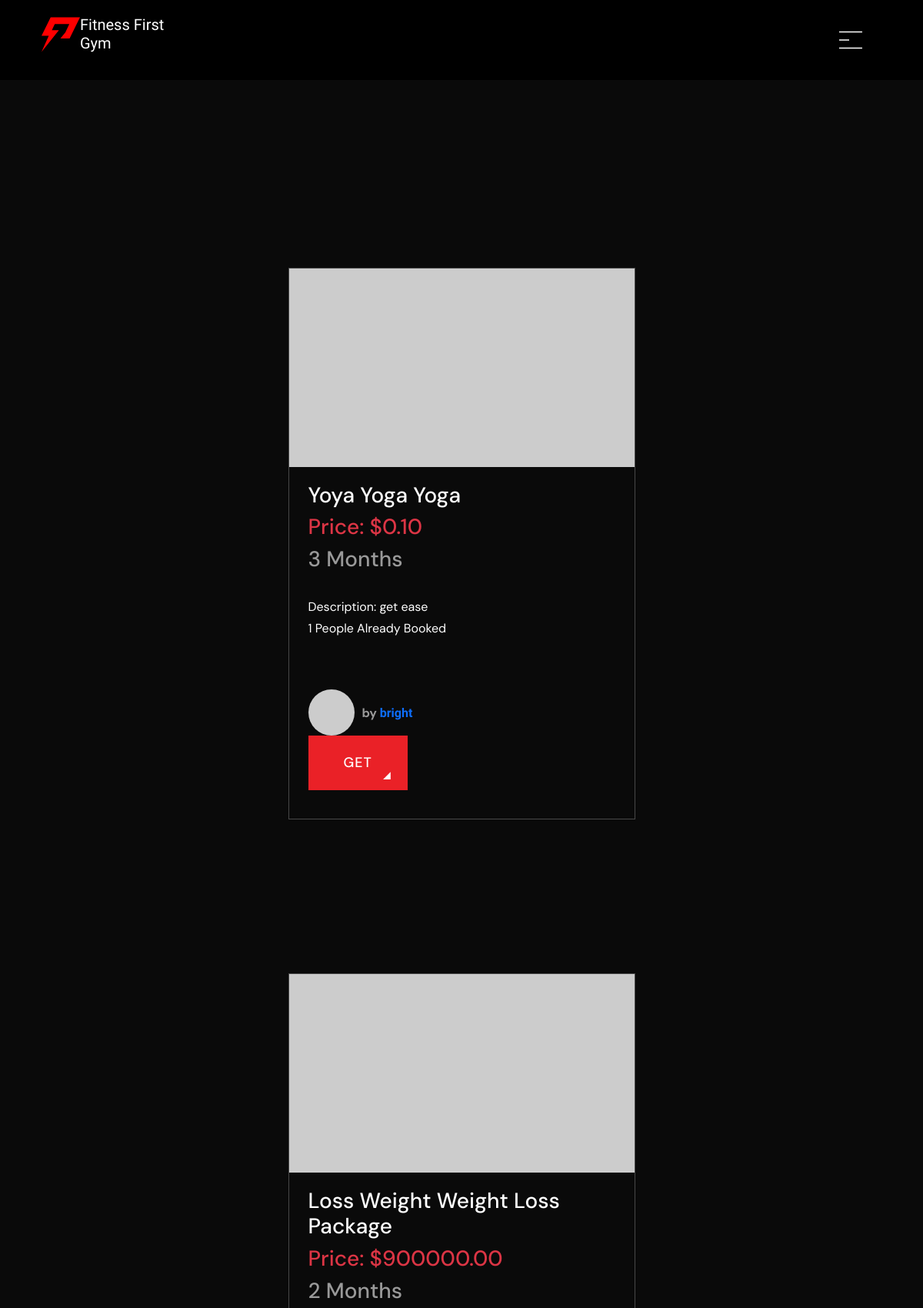
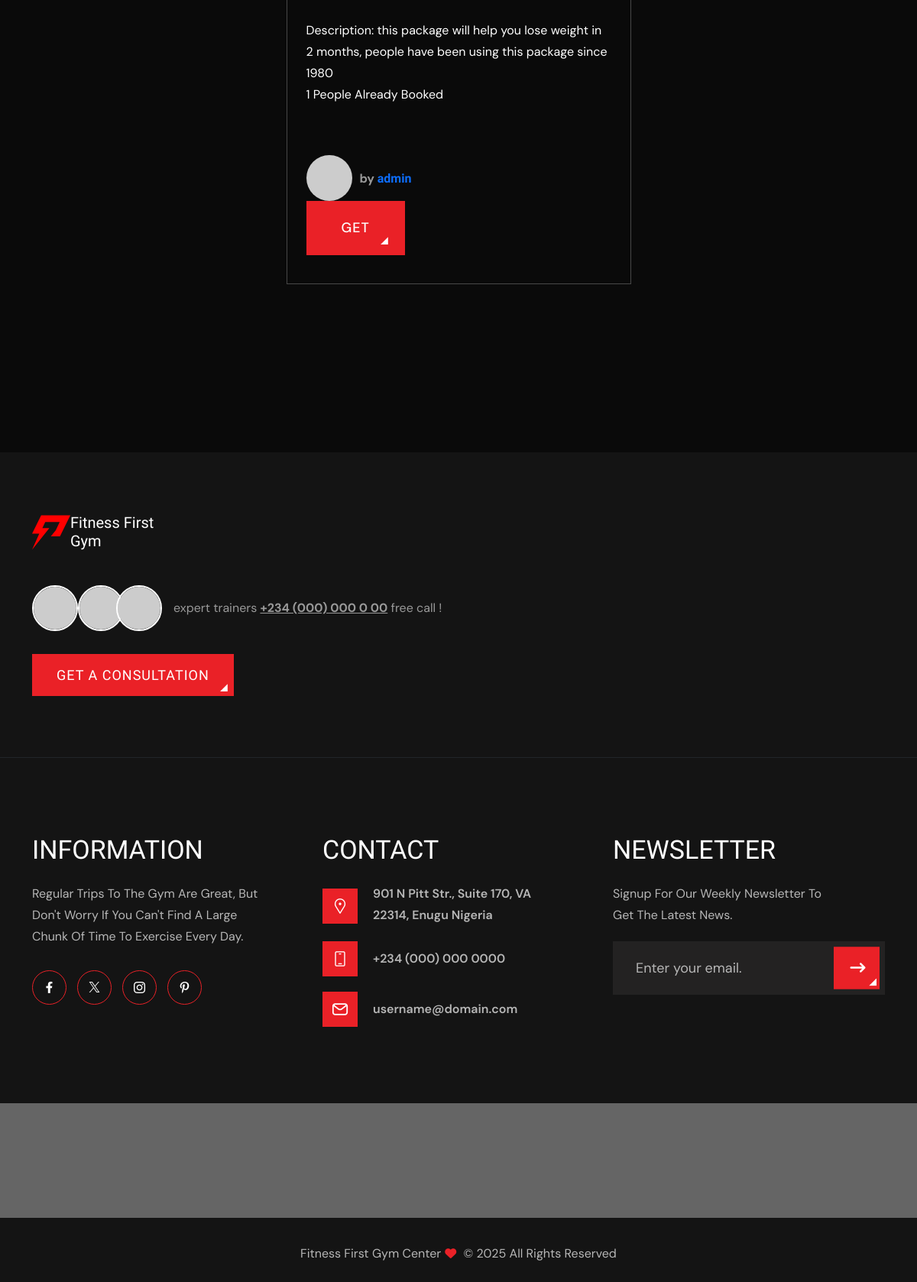
Page /packages/ on the committed database (2 pictures, top to bottom).
### Main/models.py (models this page shows, shortened)
class Package(models.Model):
    category = models.ForeignKey(Category, on_delete=models.CASCADE)
    package_type = models.ForeignKey(PackageType, on_delete=models.CASCADE)
    name = models.CharField(max_length=255)
    trainer = models.ForeignKey('Trainer', on_delete=models.CASCADE, related_name='packages', null=True, blank=True)
    price = models.DecimalField(max_digits=10, decimal_places=2)
    duration = models.PositiveIntegerField()
    description = models.TextField()
    available = models.BooleanField(default=True)
    @property
    def bookings_count(self):
        return self.booking_set.count()

class PackageType(models.Model):
    name = models.CharField(max_length=255)
    description = models.TextField()
    def __str__(self):
        return self.name

class Trainer(models.Model):
    EXPERTISE_CHOICES = [
        ('general_fitness', 'General Fitness'),
        ('yoga', 'Yoga'),
        ('strength_training', 'Strength Training'),
        ('cardio', 'Cardio'),
        ('nutrition', 'Nutrition'),
        ('pilates', 'Pilates'),
        ('crossfit', 'CrossFit'),
        ('bodybuilding', 'Bodybuilding'),
        ('martial_arts', 'Martial Arts'),
    ]
    user = models.OneToOneField(settings.AUTH_USER_MODEL, on_delete=models.CASCADE, null=True, related_name="trainer")
    expertise = models.CharField(max_length=50, choices=EXPERTISE_CHOICES, default='general_fitness')
    bio = models.TextField()
    instagram_handle = models.CharField(max_length=255, blank=True, null=True)
    facebook_handle = models.CharField(max_length=255, blank=True, null=True)
    linkedin_handle = models.CharField(max_length=255, blank=True, null=True)
    X_handle = models.CharField(max_length=255, blank=True, null=True)
    available_days = models.JSONField(default=list)  # Example: ["Monday", "Wednesday", "Friday"]
    max_bookings_per_day = models.PositiveIntegerField(default=5)
    def __str__(self):
        return self.user.username

class CustomUser(AbstractBaseUser, PermissionsMixin):
    email = models.EmailField(unique=True)
    username = models.CharField(max_length=255)
    full_name = models.CharField(max_length=255, blank=True, null=True, default="User")
    profile_photo = models.ImageField(upload_to='profile_photos/', blank=True, null=True, default="profile_photos/default.jpg")
    is_active = models.BooleanField(default=True)
    is_staff = models.BooleanField(default=False)
    is_superuser = models.BooleanField(default=False)
    date_joined = models.DateTimeField(auto_now_add=True)
    is_admin = models.BooleanField(default=False)
    objects = CustomUserManager()
    USERNAME_FIELD = 'email'
    REQUIRED_FIELDS = ['username']

### Main/views.py (the view)
# urls.py: path('packages/', views.packages, name='packages'),
def packages(request):
    trainers = Trainer.objects.all()
    packages = Package.objects.all()
    return render(request, 'main/packages.html', {
                                                'trainers':
                                               trainers,
                                               'packages':
                                               packages
})

### Main/templates/main/packages.html (shortened to what this page needs)
{% extends 'base.html' %}
{% block content %}
<br>
<br>
<br>
<br>
<br>
<br>
{% for package in packages %}
<section class="gap blog-style-one our-blog-one">
    <div class="container">
        <div class="row g-4 d-flex d-flex-all justify-content-center">
            <div class="col-lg-5">
                <div class="blog-post">
                    <div class="blog-image">
                        <figure>
                            <img src="https://via.placeholder.com/469x269" alt="blog-img-1">
                        </figure>
                    </div>
                    <div class="blog-data">
                        <h2>
                            <p class="h3  text-white"> {{ package.name}} {{ package.package_type}} </p>
                        </h2>
                        <h2>
                            <p class="h3 text-danger">Price: ${{ package.price}}</p>
                        </h2>
                        <h2>
                            <p class="h3"> {{ package.duration}} Months</p>
                        </h2>
                        <br>
                        <p class="text-white">Description: {{ package.description }}</p>
                        <p class="text-white"> {{ package.bookings_count }} People Already Booked</p>
                        <br>
                        <br>
                        <div class="blog-author d-flex-all justify-content-start">
                            <div class="author-img">
                                <figure>
                                    <img src="https://via.placeholder.com/60x60" alt="Package Trainer by">
                                </figure>
                            </div>
                            <div class="details">
                                <h3 class="text-white"> <span>by</span> <a
                                        href="{% url 'trainer_profile' package.trainer_id %}">{{ package.trainer }}</a>
                                </h3>
                            </div>
                            <br>
                            <br>
                        </div>
                        <div class="blog-date "> <a href="{% url 'book_package'  package.id %}" class="theme-btn">Get
                            </a>
                        </div>
                    </div>
                </div>
            </div>
        </div>
    </div>
</section>
{% endfor %}
<br>
<br>
<br>
<br>
<br>
{% endblock %}

### templates/base.html (shortened to what this page needs)
{% load static %}
<!DOCTYPE html>
<html lang="en">
<head>
    <link rel="stylesheet" type="text/css" href="{% static 'css/bootstrap.min.css' %}">
    <link rel="stylesheet" href="{% static 'font/flaticon_mycollection.css' %}">
    <link rel="stylesheet" type="text/css" href="{% static 'css/owl.carousel.min.css' %}">
    <link rel="stylesheet" type="text/css" href="{% static 'css/owl.theme.default.min.css' %}">
    <link rel="stylesheet" href="{% static 'css/jquery.fancybox.min.css' %}">
    <link rel="stylesheet" type="text/css" href="{% static 'css/fontawesome.min.css' %}">
    <link rel="stylesheet" type="text/css" href="{% static 'css/nice-select.css' %}">
    <link rel="stylesheet" type="text/css" href="{% static 'css/style.css' %}">
    <link rel="stylesheet" type="text/css" href="{% static 'css/style-dark.css' %}">
    <link rel="stylesheet" type="text/css" href="{% static 'css/responsive.css' %}">
</head>
<body class="light-d">
    <header class="header-style-one">
        <div class="container">
            <div class="row">
                <div class="desktop-nav" id="stickyHeader">
                    <div class="container">
                        <div class="row">
                            <div class="col-lg-12">
                                <div class="d-flex-all justify-content-between">
                                    <div class="header-logo">
                                        <a href="#">
                                            <figure>
                                                <div style="display: flex; fill:red; ">
                                                    <svg width="50" height="50" viewBox="0 0 261 235"
                                                        xmlns="http://www.w3.org/2000/svg">
                                                        <path
                                                            d="M261 0L190.483 144.088H128.135L162.104 102.062L188.333 45.885H89.8666L70.0873 87.4818H117.815L0 235L49.0181 125.219H0L61.9176 0H261Z">
                                                        </path>
                                                    </svg>
                                                    <div class=" text-white h5 text-nowrap">
                                                        Fitness First
                                                        <div class=" text-white h5">
                                                            Gym</div>
                                                    </div>
                                                </div>
                                            </figure>
                                        </a>
                                    </div>
                                    <div class="nav-bar">
                                        <div class="extras">
                                            <a href="javascript:void(0)" id="mobile-menu" class="menu-start">
                                            </a>
                                        </div>
                                    </div>
                                </div>
                            </div>
                        </div>
                    </div>
                </div>
            </div>
        </div>
    </header>
    {% block content %}
    {% endblock %}
    <footer class="footer-style-one" style="background-image: url(https://via.placeholder.com/1920x732);">
        <div class="footer-p-1">
            <div class="container">
                <div class="row">
                    <div class="footer-first">
                        <div class="footer-logo">
                            <a href="#">
                                <div style="display: flex; fill:red; ">
                                    <svg width="50" height="50" viewBox="0 0 261 235"
                                        xmlns="http://www.w3.org/2000/svg">
                                        <path
                                            d="M261 0L190.483 144.088H128.135L162.104 102.062L188.333 45.885H89.8666L70.0873 87.4818H117.815L0 235L49.0181 125.219H0L61.9176 0H261Z">
                                        </path>
                                    </svg>
                                    <div class=" text-white h5 text-nowrap">
                                        Fitness First
                                        <div class=" text-white h5">
                                            Gym</div>
                                    </div>
                                </div>
                            </a>
                        </div>
                        <div class="contact-info d-flex-all">
                            <div class="images d-flex-all justify-content-start">
                                <figure>
                                    <img src="https://via.placeholder.com/57x57" alt="Contact Images">
                                </figure>
                                <figure>
                                    <img src="https://via.placeholder.com/57x57" alt="Contact Images">
                                </figure>
                                <figure>
                                    <img src="https://via.placeholder.com/57x57" alt="Contact Images">
                                </figure>
                            </div>
                            <p>expert trainers <span>+234 (000) 000 0 00</span> free call !</p>
                        </div>
                        <a href="{% url  'contact' %}" class="theme-btn">Get a Consultation </a>
                    </div>
                </div>
            </div>
        </div>
        <div class="footer-p-2">
            <div class="container">
                <div class="row">
                    <div class="col-lg-4 col-md-6 col-sm-12">
                        <div class="footer-col">
                            <h3>Information</h3>
                            <p>Regular trips to the gym are great, but don't worry if you can't find a large chunk of
                                time to exercise
                                every day.</p>
                            <ul class="social-media">
                                <li><a href="#"><i class="fa-brands fa-facebook-f"></i></a></li>
                                <li><a href="#"><i class="flaticon-twitter"></i></a></li>
                                <li><a href="#"><i class="flaticon-instagram"></i></a></li>
                                <li><a href="#"><i class="flaticon-pinterest"></i></a></li>
                            </ul>
                        </div>
                    </div>
                    <div class="col-lg-4 col-md-6 col-sm-12">
                        <div class="footer-col">
                            <h3>Contact</h3>
                            <ul>
                                <li>
                                    <i class="flaticon-maps"></i>
                                    <p>901 N Pitt Str., Suite 170, VA 22314, Enugu Nigeria</p>
                                </li>
                                <li>
                                    <i class="flaticon-iphone"></i>
                                    <p><a href="callto:(+234 (000) 000 0000">+234 (000) 000 0000</a></p>
                                </li>
                                <li>
                                    <i class="flaticon-mail"></i>
                                    <p><a href="mailto:username@domain.com">username@domain.com</a></p>
                                </li>
                            </ul>
                        </div>
                    </div>
                    <div class="col-lg-4 col-md-6 col-sm-12">
                        <div class="footer-col">
                            <h3>Newsletter</h3>
                            <p>Signup for our weekly newsletter to get the latest news.</p>
                            <form>
                                <input type="email" name="email" placeholder="Enter your email.">
                                <button>
                                    <i class="fa-solid fa-arrow-up-long"></i>
                                </button>
                            </form>
                        </div>
                    </div>
                </div>
            </div>
        </div>
        <ul class="image-gallery">
            <li>
                <figure><img alt="girl" src="https://via.placeholder.com/250x150"></figure>
            </li>
            <li>
                <figure><img alt="girl" src="https://via.placeholder.com/250x150"></figure>
            </li>
            <li>
                <figure><img alt="girl" src="https://via.placeholder.com/250x150"></figure>
            </li>
            <li>
                <figure><img alt="girl" src="https://via.placeholder.com/250x150"></figure>
            </li>
            <li>
                <figure><img alt="girl" src="https://via.placeholder.com/250x150"></figure>
            </li>
            <li>
                <figure><img alt="girl" src="https://via.placeholder.com/250x150"></figure>
            </li>
            <li>
                <figure><img alt="girl" src="https://via.placeholder.com/250x150"></figure>
            </li>
        </ul>
        <div class="footer-p-3 rights">
            <div class="container">
                <div class="row">
                    <div class="footer-col">
                        <p> Fitness First Gym Center<i class="fa-solid fa-heart"></i> © 2025  All rights reserved</p>
                    </div>
                </div>
            </div>
        </div>
    </footer>
</body>
</html>

### rows in the picture
Package: name "Yoya", package_type "Yoga Yoga", price "0.10", duration "3", description "get ease", bookings_count "1", trainer "bright"
Package: name "Loss Weight", package_type "Weight Loss Package", price "900000.00", duration "2", description "this package will help you lose weight in 2 months, people have been using this package since 1980", bookings_count "1", trainer "admin"
